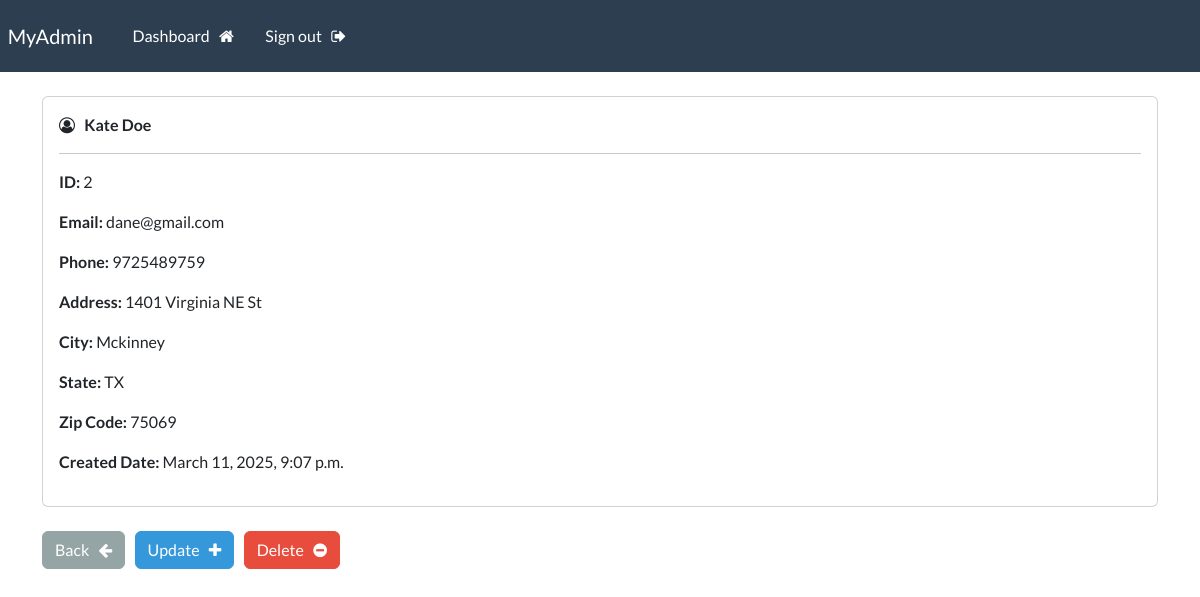
The page /customer/2/ (signed in) on the database its author committed.
### webapp/models.py (models this page shows, shortened)
class Customer(models.Model):
    creation_date = models.DateTimeField(auto_now_add=True)
    first_name = models.CharField(max_length=100)
    last_name = models.CharField(max_length=100)
    email = models.CharField(max_length=255)
    phone = models.CharField(max_length=20)
    address = models.CharField(max_length=200)
    city = models.CharField(max_length=100)
    state = models.CharField(max_length=2)
    zip = models.CharField(max_length=10)

### webapp/views.py (the view)
# urls.py: path('customer/<int:pk>/', views.singular_customer, name="customer"),
@login_required(login_url='my_login')
def singular_customer(request, pk):
    all_customers = Customer.objects.get(id=pk)
    context = {'customer': all_customers}
    return render(request, 'webapp/view-customer.html', context=context)

### webapp/templates/webapp/view-customer.html (shortened to what this page needs)
{% extends 'webapp/base.html' %}
{% load crispy_forms_tags %}
{% block content %}
<div class="card">
    <div class="card-body">
        <i class="fa fa-user-circle-o" aria-hidden="true"></i> &nbsp;
        <strong>
            {{customer.first_name}}
            {{customer.last_name}}
        </strong>
        <hr>
        <p><strong> ID: </strong>  {{customer.id}} </p>
        <p><strong> Email: </strong>  {{customer.email}} </p>
        <p><strong> Phone: </strong>  {{customer.phone}} </p>
        <p><strong> Address: </strong>  {{customer.address}} </p>
        <p><strong> City: </strong>  {{customer.city}} </p>
        <p><strong> State: </strong>  {{customer.state}} </p>
        <p><strong> Zip Code: </strong>  {{customer.zip}} </p>
        <p><strong> Created Date: </strong>  {{customer.creation_date}} </p>
    </div>
</div>
<br>
<a href="{% url 'dashboard' %}" class="btn btn-secondary">Back &nbsp; <i class="fa fa-arrow-left" aria-hidden="true"></i></a>
<a href="{% url 'update-record' customer.id %}" class="btn btn-info">Update &nbsp; <i class="fa fa-plus" aria-hidden="true"></i></a>
<a href="{% url 'delete-customer' customer.id %}" class="btn btn-danger">Delete &nbsp; <i class="fa fa-minus-circle" aria-hidden="true"></i></a>
{% endblock %}

### rows shown on the page
Customer: first_name "Kate", last_name "Doe", id "2", email "dane@gmail.com", phone "9725489759", address "1401 Virginia NE St", city "Mckinney", state "TX", zip "75069", creation_date "March 11, 2025, 9:07 p.m."
